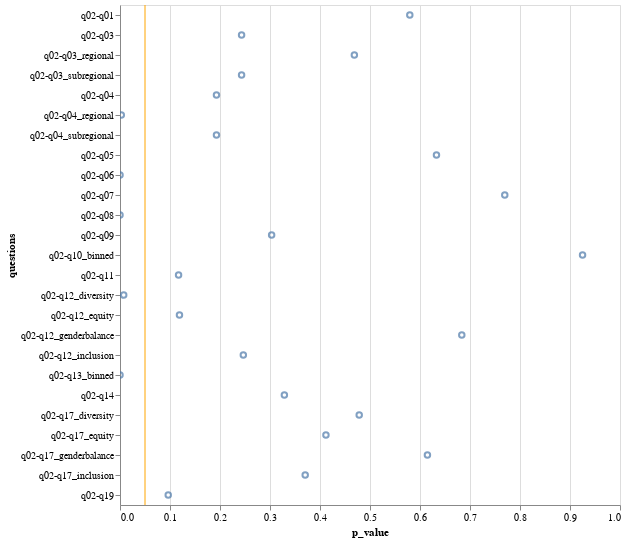

This figure's notebook cell:
### Code cell
mark = alt.Chart(chi2_data).mark_point().encode(
    alt.X("p_value"),
    alt.Y("questions"),
    tooltip=["questions", "p_value", "dof", "statistic"]
)

rule = (
    alt.Chart()
    .mark_rule(color="orange")
    .encode(x=alt.datum(0.05))
)

(mark + rule).properties(
    width=500,
    height=500,
).interactive()

### Figure 1 — Vega-Lite specification as saved in the notebook (floating-point values rounded to 4 significant figures)
{"config": {"view": {"continuousWidth": 300, "continuousHeight": 300}}, "layer": [{"data": {"name": "data-03f5792ce7657d7e3ba91870b344e24f"}, "mark": {"type": "point"}, "encoding": {"tooltip": [{"field": "questions", "type": "nominal"}, {"field": "p_value", "type": "quantitative"}, {"field": "dof", "type": "quantitative"}, {"field": "statistic", "type": "quantitative"}], "x": {"field": "p_value", "type": "quantitative"}, "y": {"field": "questions", "type": "nominal"}}, "name": "view_5"}, {"data": {"name": "empty"}, "mark": {"type": "rule", "color": "orange"}, "encoding": {"x": {"datum": 0.05}}}], "height": 500, "params": [{"name": "param_5", "select": {"type": "interval", "encodings": ["x", "y"]}, "bind": "scales", "views": ["view_5"]}], "width": 500, "$schema": "https://vega.github.io/schema/vega-lite/v5.8.0.json", "datasets": {"data-03f5792ce7657d7e3ba91870b344e24f": [{"questions": "q02-q01", "p_value": 0.5796, "statistic": 29.78, "dof": 32}, {"questions": "q02-q03", "p_value": 0.2432, "statistic": 71.49, "dof": 64}, {"questions": "q02-q04", "p_value": 0.193, "statistic": 77.89, "dof": 68}, {"questions": "q02-q05", "p_value": 0.633, "statistic": 21.1, "dof": 24}, {"questions": "q02-q06", "p_value": 4.669e-05, "statistic": 73.11, "dof": 32}, {"questions": "q02-q07", "p_value": 0.7695, "statistic": 4.887, "dof": 8}, {"questions": "q02-q08", "p_value": 1.901e-06, "statistic": 63.67, "dof": 20}, {"questions": "q02-q09", "p_value": 0.3033, "statistic": 9.482, "dof": 8}, {"questions": "q02-q11", "p_value": 0.1171, "statistic": 12.85, "dof": 8}, {"questions": "q02-q12_genderbalance", "p_value": 0.6836, "statistic": 16.52, "dof": 20}, {"questions": "q02-q12_diversity", "p_value": 0.007419, "statistic": 38.63, "dof": 20}, {"questions": "q02-q12_equity", "p_value": 0.1189, "statistic": 27.61, "dof": 20}, {"questions": "q02-q12_inclusion", "p_value": 0.2467, "statistic": 23.9, "dof": 20}, {"questions": "q02-q14", "p_value": 0.3288, "statistic": 22.22, "dof": 20}, {"questions": "q02-q17_genderbalance", "p_value": 0.6148, "statistic": 10.01, "dof": 12}, {"questions": "q02-q17_diversity", "p_value": 0.4784, "statistic": 11.6, "dof": 12}, {"questions": "q02-q17_equity", "p_value": 0.4119, "statistic": 12.43, "dof": 12}, {"questions": "q02-q17_inclusion", "p_value": 0.3704, "statistic": 12.98, "dof": 12}, {"questions": "q02-q19", "p_value": 0.09648, "statistic": 28.57, "dof": 20}, {"questions": "q02-q03_regional", "p_value": 0.4687, "statistic": 19.83, "dof": 20}, {"questions": "q02-q03_subregional", "p_value": 0.2432, "statistic": 71.49, "dof": 64}, {"questions": "q02-q04_regional", "p_value": 0.002581, "statistic": 42.23, "dof": 20}, {"questions": "q02-q04_subregional", "p_value": 0.193, "statistic": 77.89, "dof": 68}, {"questions": "q02-q10_binned", "p_value": 0.9251, "statistic": 31.29, "dof": 44}, {"questions": "q02-q13_binned", "p_value": 2.047e-05, "statistic": 121.3, "dof": 64}], "empty": [{}]}}
